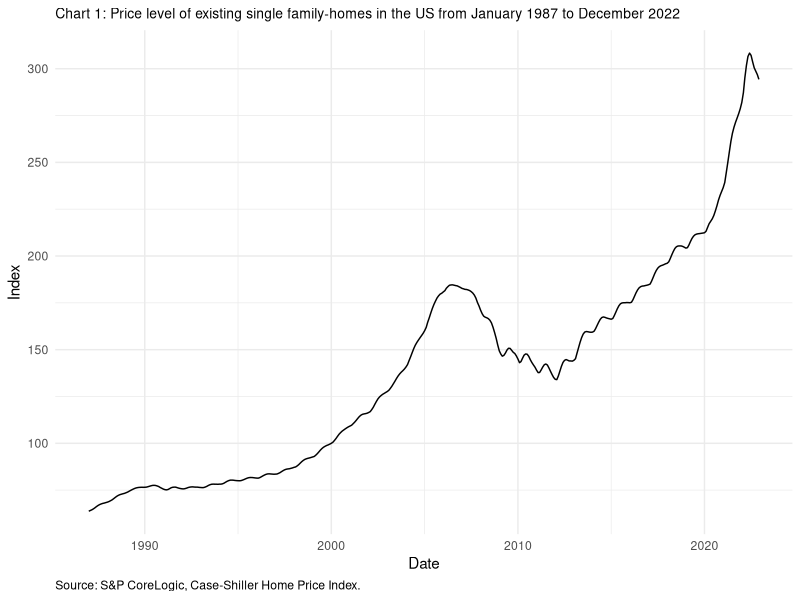
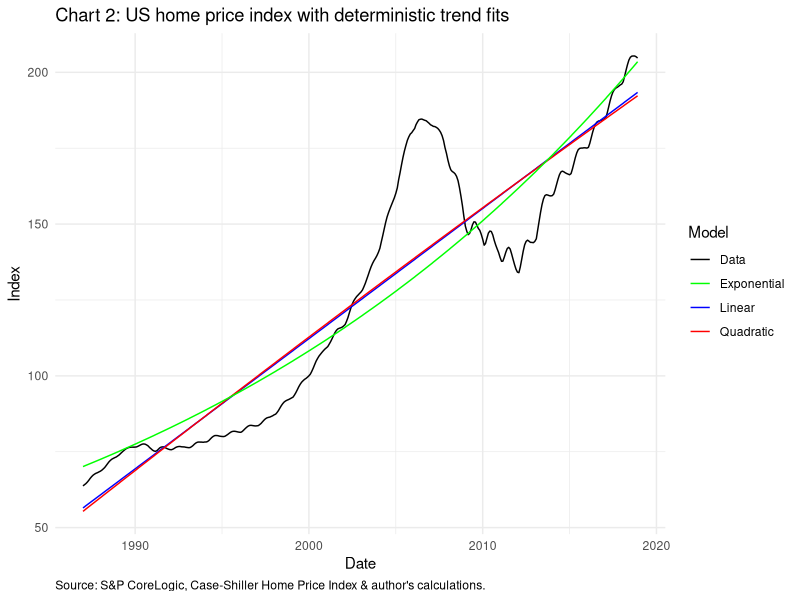
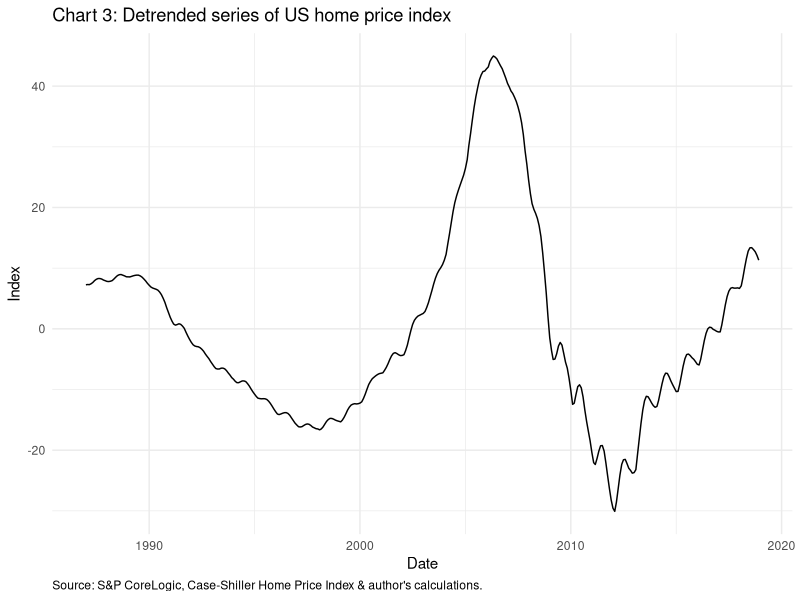
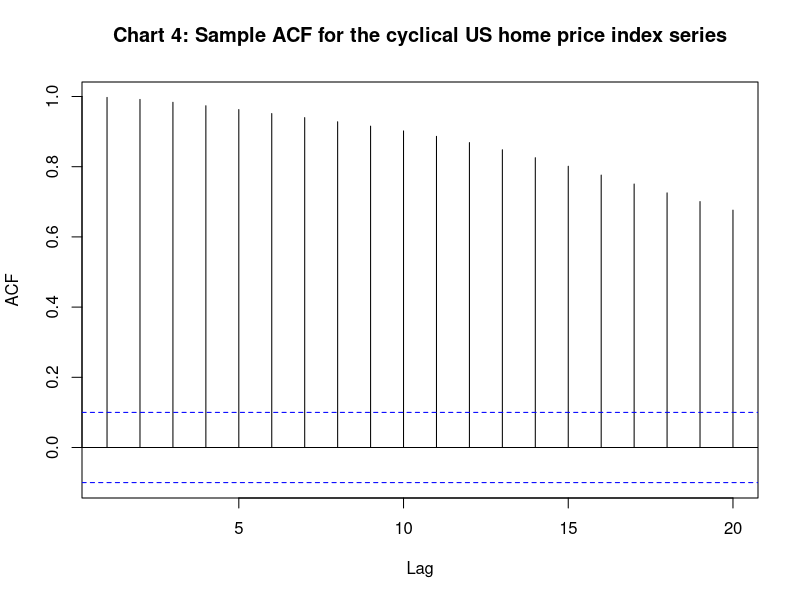
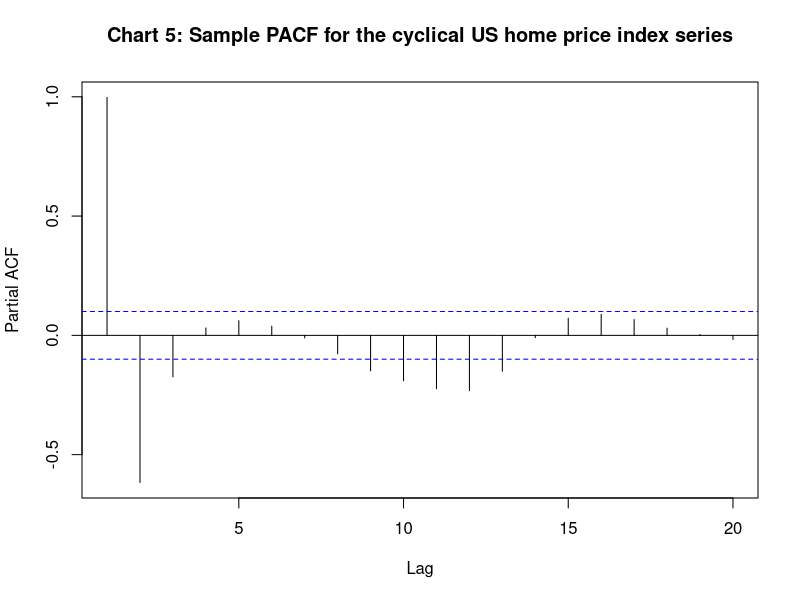
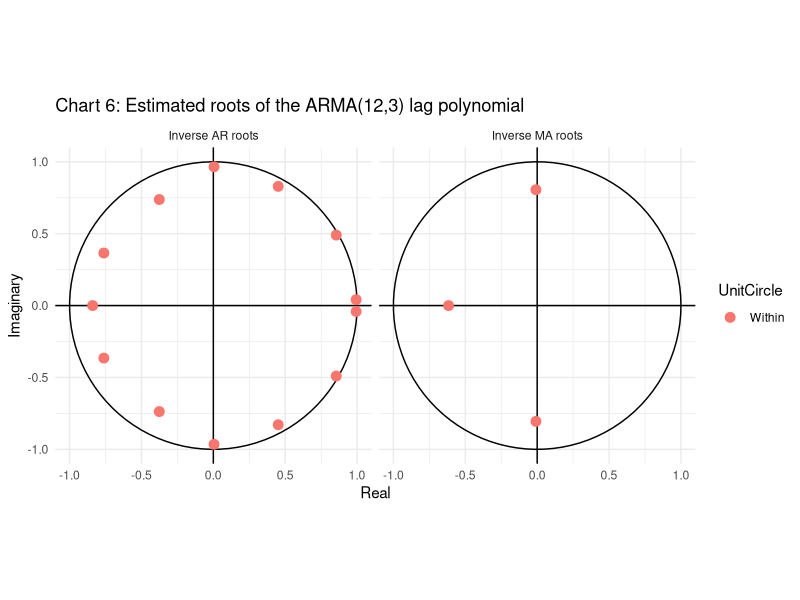
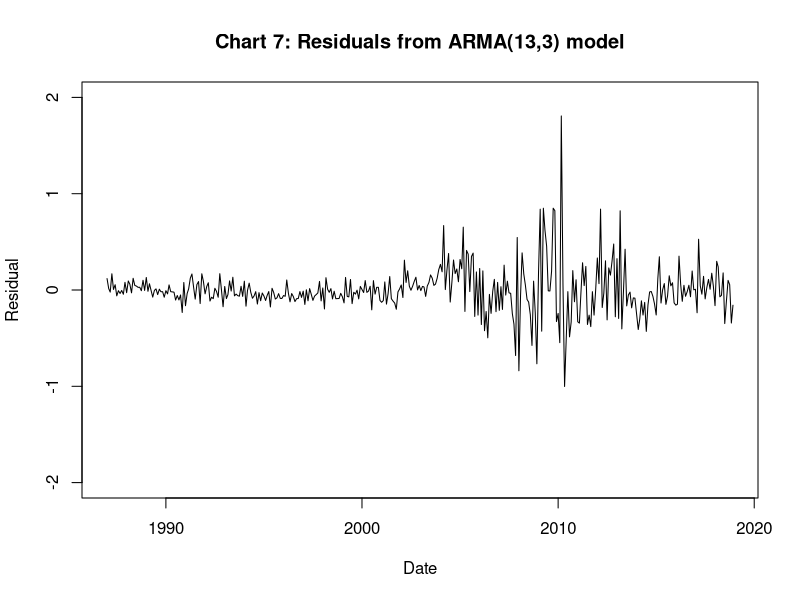
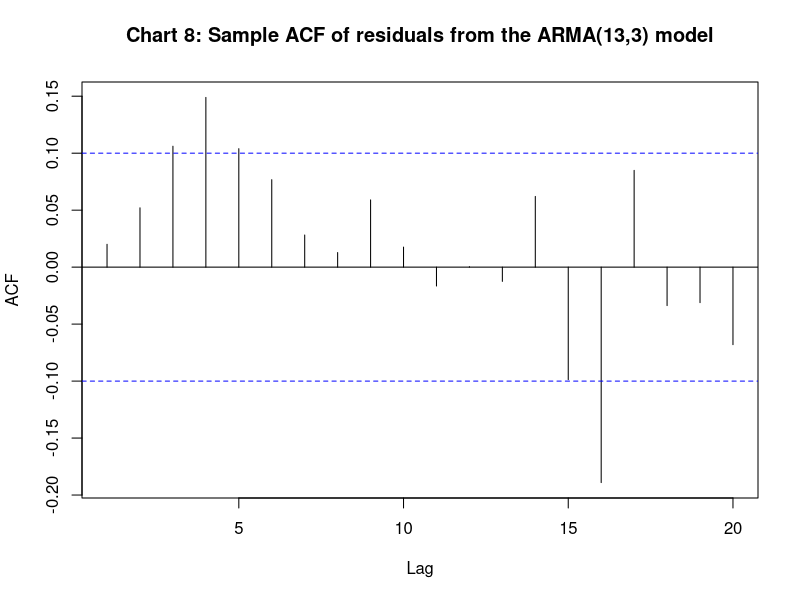

The R script that drew these images, in order:
## ---- chunk 1

library(tidyverse)
library(lubridate)
library(forecast)


theme_set(theme_minimal())

## ---- chunk 2

# Packages used for this assignment
 
# library(tidyverse)
# library(lubridate)
# library(forecast)

## ---- chunk 3

data <- read_csv("csindex.csv") %>% 
  select(date = DATE, price_level = CSUSHPISA) %>% 
  mutate(date = dmy(date)) %>% 
  na.omit()

ggplot(data, aes(x = date, y = price_level)) + 
  geom_line() + 
  ggtitle("Chart 1: Price level of existing single family-homes in the US from January 1987 to December 2022") +
  labs( x = "Date", 
        y = "Index", 
        caption = "Source: S&P CoreLogic, Case-Shiller Home Price Index.") + 
  theme(plot.title = element_text(size = 10),
        plot.caption = element_text(hjust = 0))


## ---- chunk 4

################################################################################
################### SPECIFYING DETERMINISTIC TRENDS ############################
################################################################################

################# GENERATING TREND COMPONENT OF TIME SERIES ####################

data <- data %>% 
  filter(date < as.Date("2019-01-01")) 

data <- data %>% 
  mutate(
    
    time = seq(1,length(data$price_level)),
    time_square = time^2,
    hits_log = log(price_level)
    
  )


# ESTIMATING MODELS


# Linear model

price_model_linear <- lm(price_level ~ time, data = data)

#Quadratic model

price_model_quadratic <- lm(price_level ~ time + time_square, data = data)

#Exponential model

price_model_exponential_descaled <- nls(price_level ~ a*exp(b*time), start = list(a=8000, b = 0.01), data = data)


# EXTRACTING MODEL FITS

data <- data %>% 
  mutate(
    
    linear_model = predict(price_model_linear),
    
    quadratic_model = predict(price_model_quadratic),
    
    exponential_model = predict(price_model_exponential_descaled)
    
  )


ggplot(data, aes(x = date)) + 
  geom_line(aes(y = price_level, colour = "Data")) +
  geom_line(aes(y = linear_model, colour = "Linear")) + 
  geom_line(aes(y = quadratic_model, colour = "Quadratic")) + 
  geom_line(aes(y = exponential_model, colour = "Exponential")) + 
  scale_color_manual(values = c("Data"= "black" ,"Linear" = "blue", "Quadratic" = "red", "Exponential" = "green")) +
  labs(colour = "Model") +
  labs(x = "Date", y = "Index", caption = "Source: S&P CoreLogic, Case-Shiller Home Price Index & author's calculations.") + 
  ggtitle("Chart 2: US home price index with deterministic trend fits") +
    theme(plot.caption = element_text(hjust = 0))

# COMPARING MODEL OUTPUTS

model_list <- list(price_model_linear, price_model_quadratic, price_model_exponential_descaled)

model_names <- c("price_model_linear", "price_model_quadratic", "price_model_exponential_descaled")

extract_criteria <- function(model, model_name) {
  summary_data <- summary(model)
  aic <- AIC(model)
  bic <- BIC(model)
  return(data.frame(Model = model_name, AIC = aic, BIC = bic))
}

model_selection_criteria <- map2_df(model_list, model_names, extract_criteria) %>% 
  arrange(AIC)

print(model_selection_criteria)

# Linear model returns the lowest AIC/BIC. Therefore use this as the trend series.

# Need to generate the detrended series to test for seasonal effects

data <- data %>% 
  mutate(
    
    detrended = resid(price_model_linear)
    
  )

ggplot(data, aes(x = date)) + 
  geom_line(aes(y = detrended)) + 
  labs(x = "Date", y = "Index", caption = "Source: S&P CoreLogic, Case-Shiller Home Price Index & author's calculations.") + 
  ggtitle("Chart 3: Detrended series of US home price index") +
  theme(plot.caption = element_text(hjust = 0))

################# GENERATING SEASONAL COMPONENT OF TIME SERIES #################



data <- data %>% 
  mutate(month = month(date)) %>% 
  mutate(
    
    jan_dummy = case_when(month == 1 ~ 1, TRUE ~ 0),
    feb_dummy = case_when(month == 2 ~ 1, TRUE ~ 0),
    mar_dummy = case_when(month == 3 ~ 1, TRUE ~ 0),
    apr_dummy = case_when(month == 4 ~ 1, TRUE ~ 0),
    may_dummy = case_when(month == 5 ~ 1, TRUE ~ 0),
    jun_dummy = case_when(month == 6 ~ 1, TRUE ~ 0),
    jul_dummy = case_when(month == 7 ~ 1, TRUE ~ 0),
    aug_dummy = case_when(month == 8 ~ 1, TRUE ~ 0),
    sep_dummy = case_when(month == 9 ~ 1, TRUE ~ 0),
    oct_dummy = case_when(month == 10 ~ 1, TRUE ~ 0),
    nov_dummy = case_when(month == 11~ 1, TRUE ~ 0),
    dec_dummy = case_when(month == 12 ~ 1, TRUE ~ 0),

    
  )

seasonal_model <- lm(detrended ~ 0 + jan_dummy + feb_dummy + mar_dummy + 
                       apr_dummy + may_dummy + jun_dummy + 
                       jul_dummy + aug_dummy + sep_dummy +
                       oct_dummy + nov_dummy + dec_dummy, 
                     data = data)


summary(seasonal_model)



## ---- chunk 5

################################################################################
######################### GENERATING THE RESIDUALS #############################
################################################################################



data_decomposed <- data %>% 
  select(date, price_level, trend = linear_model, cyclical = detrended)


# CONFIRMING THE CYCLICAL DATA IS NOT WHITE NOISE

m = ceiling((sqrt(length(data_decomposed$price_level))))

Box.test(data_decomposed$cyclical, lag = m, type = "Box-Pierce")

Box.test(data_decomposed$cyclical, lag = m, type = "Ljung-Box")



## ---- chunk 6

#################################################################################
############ ANALYSING DEPENDENCE STRUCTURE OF CYCLICAL DATA ####################
################################################################################


# GENERATING ACF AND PACF

acf_cyclical <- acf(data_decomposed$cyclical, plot = FALSE)
pacf_cyclical <- pacf(data_decomposed$cyclical, plot = FALSE)

plot(acf_cyclical[1:20], main = "Chart 4: Sample ACF for the cyclical US home price index series")
plot(pacf_cyclical[1:20], main = "Chart 5: Sample PACF for the cyclical US home price index series")


## ---- chunk 7

################################################################################
################### GENERATING AND EVALUATING ARMA MODELS ######################
################################################################################

######################### GENERATING BEST ARMA MODEL ###########################

# Specify the parameter values from the ACF and PACF

pstart = 1
pend = 13

qstart = 0 
qend = 4

#Generate the dataframe to store different ARMA(p,q) model combinations in

prefix.ar <- "ar"
suffix.ar <- seq(from = pstart, to = pend)

prefix.ma <- "ma"
suffix.ma <- seq(from = qstart, to = qend)

ar.label <- paste(prefix.ar, suffix.ar, sep = "" )
ma.label <- paste(prefix.ma, suffix.ma, sep = "")

akaike <- data.frame(row.names = ar.label, matrix(NA,(pend-pstart+1),qend+1))
colnames(akaike) <- ma.label

bayes <- data.frame(row.names = ar.label, matrix(NA,(pend-pstart+1),qend+1))
colnames(bayes) <- ma.label

# Generate the loop required to iterate over different ARMA(p,q) combinations and store them appropriate in the dataframe provided above.

for(i in pstart:pend){

for(j in (qstart+1):(qend+1)){

model <- try(Arima(data_decomposed$cyclical,
order = c(i,0,j-1),
include.mean = FALSE,
include.drift = FALSE,
method = "CSS-ML"))
if(!inherits(model, "try-error") && model$code == 0){
akaike[i,j] <- AIC(model)
bayes[i,j]<- BIC(model)}
}

}

# Code to try extract which model AIC and BIC prefers

akaike.row <- rownames(akaike)[which(akaike == min(akaike, na.rm = TRUE),arr.ind = TRUE)[ , 1]]
akaike.col <- colnames(akaike)[which(akaike == min(akaike, na.rm = TRUE),arr.ind = TRUE)[ , 2]]

akaike.choice <- c(akaike.row, akaike.col) 

print(akaike.choice)


bayes.row <- rownames(bayes)[which(bayes == min(bayes, na.rm = TRUE),arr.ind = TRUE)[ , 1]]
bayes.col <- colnames(akaike)[which(bayes == min(bayes, na.rm = TRUE),arr.ind = TRUE)[ , 2]]

bayes.choice <- c(bayes.row, bayes.col)

print(bayes.choice)

#Both AIC and BIC agree that ARMA(13,3) is the best model fit.



############################# TESTING THE BEST MODEL FIT #######################

 best_model <- Arima(data_decomposed$cyclical, 
                     order = c(13,0,3),
                     include.mean = FALSE,
                     xreg = data_decomposed$trend,
                     method = "CSS-ML")

summary(best_model)

autoplot(best_model, main = "Chart 6: Estimated roots of the ARMA(12,3) lag polynomial")

plot(data_decomposed$date, best_model$residuals,
     main = "Chart 7: Residuals from ARMA(13,3) model",
     xlab = "Date",
     ylab = "Residual",
     type = "l",
     ylim = c(-2,2))


acf.resid <- acf(best_model$resid, plot = FALSE)
pacf.resid <- pacf(best_model$resid, plot = FALSE)

plot(acf.resid[1:20], main = "Chart 8: Sample ACF of residuals from the ARMA(13,3) model")
plot(pacf.resid[1:20], main = "Chart 9: Sample PACF of residuals from the ARMA(13,3) model")


Box.test(best_model$resid, type = "Box-Pierce", l = m)
Box.test(best_model$resid, type = "Ljung-Box", l = m)

## ---- chunk 8

############################# CREATING FORECASTING DATA ########################

#CREATE DATAFRAME FOR FORECASTING

data_fc <- read_csv("csindex.csv") %>% 
  select(date = DATE, price_level = CSUSHPISA) %>% 
  mutate(date = dmy(date)) %>% 
  na.omit()
  
data_fc <- data_fc  %>% 
  mutate(time = seq(1,length(data_fc$price_level))) %>% 
  filter(date >= as.Date("2019-01-01") & date < as.Date("2022-02-01")) 

#Set number of forecast intervals based in forecast data

forecast_intervals <- length(data_fc$date)





############################# FORECASTING VALUES ###############################

#FORECAST TREND COMPONENT

trend_forecast <- predict(price_model_linear, newdata = data_fc)

#FORECAST CYCLICAL COMPONENT

cyclical_forecast <- forecast(best_model, h = forecast_intervals, xreg = trend_forecast) %>% 
  data.frame() %>% 
  select(point_estimate = Point.Forecast, low_prediction_interval = Lo.95, high_prediction_interval = Hi.95)





############################## EXTRACTING MODEL OUTPUTS ########################

# COMBINING BACK INTO A SINGLE DATAFRAME

data_fc <- data_fc %>%
  cbind(trend_forecast, cyclical_forecast) 
  
  
#CREATING FINAL FORECAST PROFILE
  
data_fc <- data_fc %>%   
  mutate(
    
    point_estimate_fc = trend_forecast + point_estimate,
    high_prediction_interval_fc = trend_forecast + high_prediction_interval,
    low_prediction_interval_fc = trend_forecast + low_prediction_interval
    
    ) %>% 
  select(date, point_estimate_fc, high_prediction_interval_fc, low_prediction_interval_fc)


# CREATING FINAL DATAFRAME

data_final <- read_csv("csindex.csv") %>% 
  select(date = DATE, price_level = CSUSHPISA) %>% 
    mutate(date = dmy(date)) %>% 
  na.omit() %>% 
  filter(date < as.Date("2022-02-01")) %>% 
  left_join(data_fc, by = "date")



################################ CHARTING FINAL RESULTS ########################


ggplot(data_final, aes(x = date)) +
  geom_line(aes(y = price_level)) +
  geom_line(aes(y = point_estimate_fc, color = "Point Estimate")) +
  geom_line(aes(y = high_prediction_interval_fc, color = "95% Prediction Interval"), linetype = "dashed") + 
  geom_line(aes(y = low_prediction_interval_fc, color = "95% Prediction Interval"), linetype = "dashed") +
  scale_color_manual(values = c("Point Estimate" = "red", "95% Prediction Interval" = "blue"),
                     breaks = c("Point Estimate", "95% Prediction Interval"),
                     guide = guide_legend(title = NULL)) +
  ggtitle("Chart 10: Price level of existing single family-homes in the US from January 1987 to January 2022 \n with forecast (deterministic trend and ARMA(13,3) cyclical component)") +
  labs(x = "Date", y = "Index", caption = "Source: S&P CoreLogic, Case-Shiller Home Price Index & author's calculations.") +
  theme(plot.title = element_text(size = 10),
        plot.caption = element_text(hjust = 0),
        legend.position = c(0.05, 0.90),
        legend.justification = c(0, 1))




write_csv(data_final, "data_final.csv")
